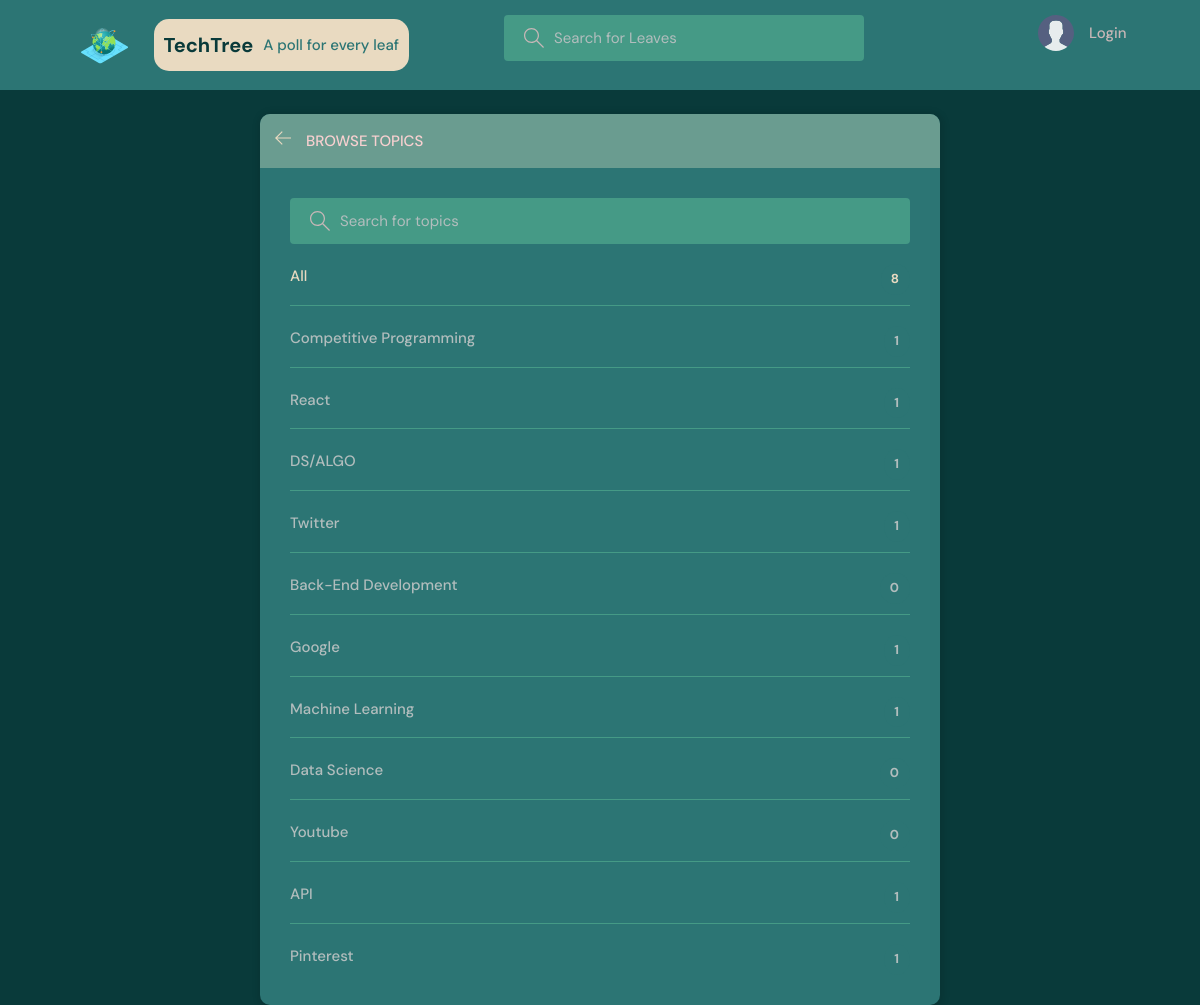
Page /topics/ on the committed database.
### base/models.py (models this page shows, shortened)
class Topic(models.Model):
    name = models.CharField(max_length=200)

### base/views.py (the view)
# urls.py: path('topics/', views.topicsPage, name="topics"),
def topicsPage(request):
    q = request.GET.get('q') if request.GET.get('q') != None else ''
    topics = Topic.objects.filter(name__icontains=q)
    leaf_counts = sum([len(topic.room_set.all()) for topic in topics])
    return render(request, 'base/topics.html', {'topics': topics, 'leaf_counts':leaf_counts})

### base/templates/base/topics.html (shortened to what this page needs)
{% extends 'main.html' %}
{% block content %}
<main class="create-room layout">
  <div class="container">
    <div class="layout__box">
      <div class="layout__boxHeader">
        <div class="layout__boxTitle">
          <a href="{% url 'home' %}">
            <svg version="1.1" xmlns="http://www.w3.org/2000/svg" width="32" height="32" viewBox="0 0 32 32">
              <title>arrow-left</title>
              <path
                d="M13.723 2.286l-13.723 13.714 13.719 13.714 1.616-1.611-10.96-10.96h27.625v-2.286h-27.625l10.965-10.965-1.616-1.607z">
              </path>
            </svg>
          </a>
          <h3>Browse Topics</h3>
        </div>
      </div>
      <div class="topics-page layout__body">
        <form action="" method="GET" class="header__search">
          <label>
            <input name="q" placeholder="Search for topics" />
          </label>
        </form>
        <ul class="topics__list">
          <li>
            <a href="{% url 'topics' %}" class="active">All <span>{{leaf_counts}}</span></a>
          </li>
          {% for topic in topics %}
          <li>
            <a href="{% url 'home' %}?q={{topic.name}}">{{ topic.name }} <span>{{topic.room_set.all.count}}</span></a>
          </li>
          {% endfor %}
        </ul>
      </div>
    </div>
  </div>
</main>
{% endblock content %}

### static/styles/style.css (style rules this page uses)
:root { --color-main: #E9DAC1; --color-main-light: #F7ECDE; --color-dark: #2c7574; --color-dark-medium: #459a86; --color-dark-light: rgb(106, 156, 144); --color-light: #f8d0d0; --color-gray: #c7b7b7; --color-light-gray: #b2bdbd; --color-bg: #093a3a; --color-success: #5dd693; --color-error: #fc4b0b; }
* { font-family: "DM Sans", -apple-system, BlinkMacSystemFont, "Segoe UI", Roboto, Oxygen, Ubuntu, Cantarell, "Open Sans", "Helvetica Neue", sans-serif; margin: 0; padding: 0; box-sizing: border-box; text-rendering: optimizeLegibility; font-size: inherit; }
html { font-size: 56.25%; }
@media only screen and (min-width: 1200px) { html { font-size: 62.5%; } }
body { line-height: 1.6; font-weight: 400; font-size: 1.5rem; color: var(--color-light-gray); background-color: var(--color-bg); min-height: 100vh; }
a { display: inline-block; color: var(--color-main); text-decoration: none; }
.container { max-width: 120rem; width: 90%; margin: auto; }
.header__search > label { background-color: var(--color-dark-medium); padding: 1.3rem 1rem; display: flex; align-items: center; gap: 1rem; border-radius: 4px; }
.header__search svg { fill: var(--color-gray); width: 2rem; height: 2rem; margin-left: 1rem; }
.header__search input { width: 30rem; background: transparent; border: none; outline: none; color: var(--color-light); }
.header__search input::placeholder { color: var(--color-light-gray); }
.layout { margin-top: 2.4rem; }
.layout > .container { display: flex; justify-content: space-between; align-items: flex-start; }
.layout__box { width: 90%; max-width: 48rem; min-height: 40rem; margin: auto; background-color: var(--color-dark); border-radius: 1rem; box-shadow: 1px 1px 6px 3px rgba(0, 0, 0, 0.1); overflow: hidden; }
.layout__boxHeader { display: flex; padding: 1.5rem; background-color: var(--color-dark-light); }
.layout__boxTitle { display: flex; gap: 1.5rem; align-items: center; }
.layout__boxTitle h3 { text-transform: uppercase; font-weight: 500; color: var(--color-light); }
.layout__boxTitle svg { width: 1.6rem; height: 1.6rem; fill: var(--color-main); }
.layout__body { margin: 3rem; }
.topics__list { list-style: none; }
.topics__list li a { display: flex; justify-content: space-between; align-items: flex-start; margin-bottom: 3rem; font-weight: 500; color: var(--color-light-gray); transition: all 0.3s ease-in-out; }
.topics__list li a.active, .topics__list li a:hover { color: var(--color-main); }
.topics__list li a span { padding: 0.5rem 1rem; background-color: var(--color-dark); border-radius: 50%; font-size: 1.3rem; font-weight: 700; letter-spacing: 1px; }
.topics-page .topics__list li:not(:last-child) a { margin: 2rem 0; padding-bottom: 1rem; text-decoration: none; border-bottom: 1px solid var(--color-dark-medium); }
.topics-page .header__search { display: block; }
.create-room.layout .layout__box { max-width: 68rem; }

### rows in the picture
Topic: name "Competitive Programming", room_set.all.count "1"
Topic: name "React", room_set.all.count "1"
Topic: name "DS/ALGO", room_set.all.count "1"
Topic: name "Twitter", room_set.all.count "1"
Topic: name "Back-End Development", room_set.all.count "0"
Topic: name "Google", room_set.all.count "1"
Topic: name "Machine Learning", room_set.all.count "1"
Topic: name "Data Science", room_set.all.count "0"
Topic: name "Youtube", room_set.all.count "0"
Topic: name "API", room_set.all.count "1"
Topic: name "Pinterest", room_set.all.count "1"

### other values in the picture
{{ leaf_counts }} "8"
